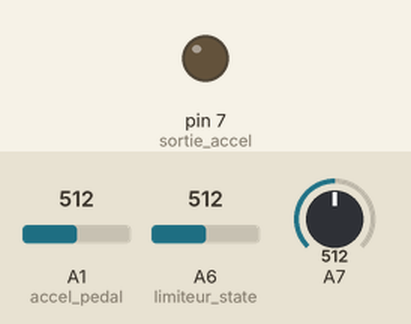
Simulated run of this sketch. Board: Arduino Nano, built with avr-gcc and run on an emulated ATmega328P. On the bench: output pins drawn as LEDs (lit = HIGH). Inputs (shaded band) come from the test bench; at power-on: A6 (limiteur_state) = 512, A1 (accel_pedal) = 512, A7 = 512. What the sketch prints to the serial monitor is not drawn.

Above: at 1.2 s.
1.3 s: A6 (limiteur_state) set to 979
2.8 s: A6 (limiteur_state) set to 1006
At 4.2 s:
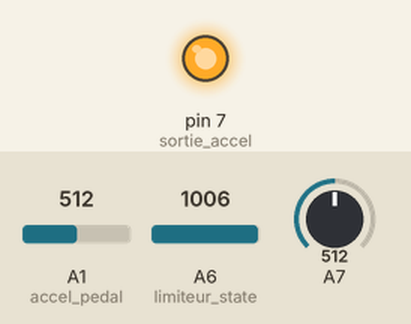
Timing chart, 0 to 5.8 s (numbered marks = the images above; inputs shaded):
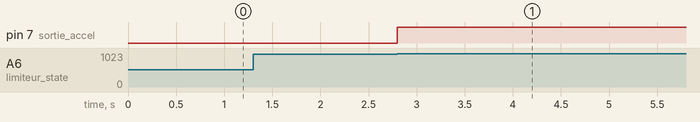

Measured:
- the behaviour switches between 990 and 991 on A6 (limiteur_state) (found by bisection; images 0 and 1)
- after the input at 2.8 s, pin 7 (sortie_accel): LOW → HIGH at once

The sketch:

osv_2022_v0.1.ino
```cpp
#include <Arduino.h>
#include <stdio.h>
#include <stdlib.h>

//definition des pins
const int accel_pedal = 1; //pedale sur le pin 1
const int limiteur_state = A6 ; //on place le switch du limiteur sur un pin digital (en bas)
const int sortie_accel = 7;  //sortie du signal qui va vers le controleur

//definitions des autres variables
int sw_lim;
int lim_flag = 0;                 // LED status flag


void setup() {
  Serial.begin(115200);
  // put your setup code here, to run once:
  pinMode(accel_pedal, INPUT);
  pinMode(sortie_accel, OUTPUT);
  pinMode(limiteur_state, INPUT);

}

int acq_accel() {
  return analogRead(accel_pedal);
}

void write_accel(int x) {
  analogWrite(sortie_accel, x);  //la valeur de x est codé sur 8 bits (255 etant la valeur max)
}

void loop() {
//le limiteur est desactive
  if (analogRead(limiteur_state) >990) {
    write_accel(acq_accel());
    Serial.println("********************");
    Serial.println("limiteur desactive");
    Serial.print("valeur de la sortie : ");
    Serial.println(analogRead(sortie_accel));
    Serial.print("valeur de la course de la pedale : ");
    Serial.println(analogRead(accel_pedal));
  }
//le limiteur est active
  else if(analogRead(limiteur_state) <300) {
    write_accel(100);
    Serial.println("********************");
    Serial.println("limiteur active");
    Serial.print("valeur de la sortie : ");
    Serial.println(analogRead(sortie_accel));
    Serial.print("valeur de la course de la pedale : ");
    Serial.println(analogRead(accel_pedal));
  }

}
```
